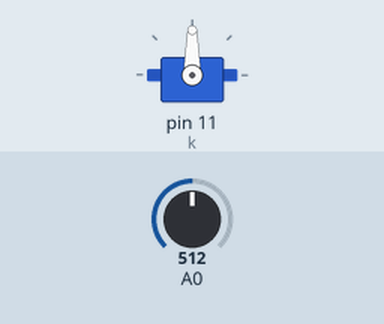
Recording of a sketch running on a simulated Arduino Uno, built with avr-gcc and run on an emulated ATmega328P. Parts: servo. Inputs (shaded band) come from the test bench; at power-on: A0 = 512.

Above: at 1.2 s.
1.3 s: A0 set to 716
At 2.4 s:
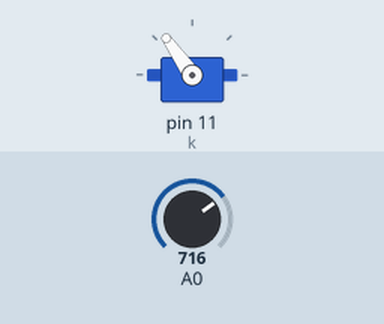
2.8 s: A0 set to 900
At 3.8 s:
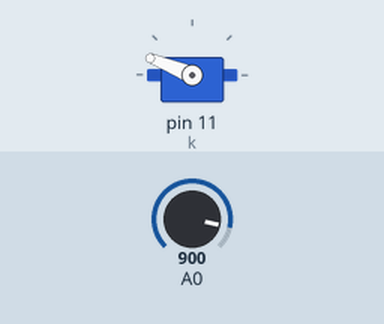
4.3 s: A0 set to 1023
At 5.2 s:
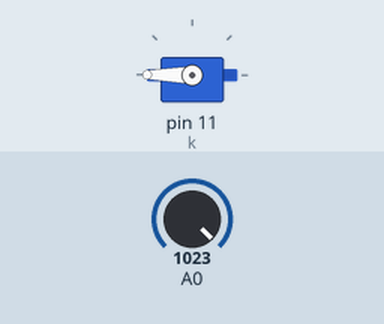
5.8 s: A0 set to 306
At 6.6 s:
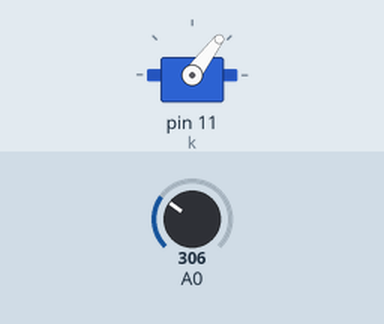
7.3 s: A0 set to 122
At 8.0 s:
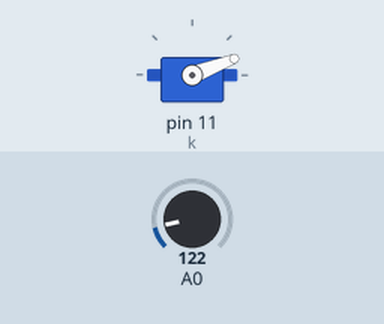
Timing chart, 0 to 9.8 s (numbered marks = the images above; inputs shaded):
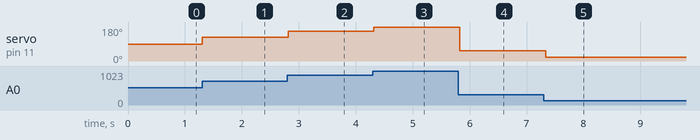

The sketch:

dk_dongco_servo.ino
```cpp
#include <Servo.h>
Servo k;  //khai báo biến co servo
void setup() {
  // put your setup code here, to run once:
k.attach(11);  //chan gan 11

}

void loop() {
  // put your main code here, to run repeatedly:
int val=analogRead(A0);  //chân tín hiệu(chân giữa) nối vs pin A0
val =map(val,0,1023,0,180);  //mã giá trị analog chuyển đổi của biến trở từ 0-180độ
k.write(val);
delay(50);
}
```

Measured:
- after the input at 1.3 s, servo on pin 11 (k): 90° → 125° at once
- after the input at 2.8 s, servo on pin 11 (k): 125° → 158° at once
- after the input at 4.3 s, servo on pin 11 (k): 158° → 180° at once
- after the input at 5.8 s, servo on pin 11 (k): 180° → 53° at once
- after the input at 7.3 s, servo on pin 11 (k): 53° → 21° at once
